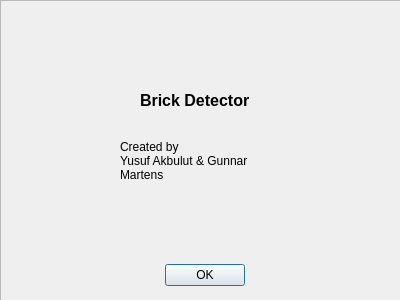
<?xml version="1.0" encoding="UTF-8"?>
<ui version="4.0">
 <class>about_dialog</class>
 <widget class="QDialog" name="about_dialog">
  <property name="geometry">
   <rect>
    <x>0</x>
    <y>0</y>
    <width>400</width>
    <height>300</height>
   </rect>
  </property>
  <property name="minimumSize">
   <size>
    <width>400</width>
    <height>300</height>
   </size>
  </property>
  <property name="maximumSize">
   <size>
    <width>400</width>
    <height>300</height>
   </size>
  </property>
  <property name="windowTitle">
   <string>Dialog</string>
  </property>
  <widget class="QFrame" name="frame">
   <property name="geometry">
    <rect>
     <x>0</x>
     <y>0</y>
     <width>401</width>
     <height>301</height>
    </rect>
   </property>
   <property name="frameShape">
    <enum>QFrame::StyledPanel</enum>
   </property>
   <property name="frameShadow">
    <enum>QFrame::Raised</enum>
   </property>
   <widget class="QLabel" name="label">
    <property name="geometry">
     <rect>
      <x>120</x>
      <y>130</y>
      <width>161</width>
      <height>61</height>
     </rect>
    </property>
    <property name="text">
     <string>Created by                             Yusuf Akbulut &amp; Gunnar Martens</string>
    </property>
    <property name="textFormat">
     <enum>Qt::MarkdownText</enum>
    </property>
    <property name="wordWrap">
     <bool>true</bool>
    </property>
   </widget>
   <widget class="QLabel" name="text_label">
    <property name="geometry">
     <rect>
      <x>140</x>
      <y>80</y>
      <width>121</width>
      <height>41</height>
     </rect>
    </property>
    <property name="font">
     <font>
      <pointsize>12</pointsize>
      <weight>75</weight>
      <bold>true</bold>
     </font>
    </property>
    <property name="text">
     <string>Brick Detector</string>
    </property>
    <property name="scaledContents">
     <bool>false</bool>
    </property>
   </widget>
   <widget class="QLabel" name="hsb_logo_label">
    <property name="geometry">
     <rect>
      <x>130</x>
      <y>0</y>
      <width>150</width>
      <height>80</height>
     </rect>
    </property>
    <property name="text">
     <string/>
    </property>
    <property name="pixmap">
     <pixmap>HSB_Logo_Farbe_sRGB.svg</pixmap>
    </property>
    <property name="scaledContents">
     <bool>true</bool>
    </property>
   </widget>
   <widget class="QDialogButtonBox" name="ok_button">
    <property name="geometry">
     <rect>
      <x>140</x>
      <y>260</y>
      <width>130</width>
      <height>30</height>
     </rect>
    </property>
    <property name="orientation">
     <enum>Qt::Horizontal</enum>
    </property>
    <property name="standardButtons">
     <set>QDialogButtonBox::Ok</set>
    </property>
    <property name="centerButtons">
     <bool>true</bool>
    </property>
   </widget>
  </widget>
 </widget>
 <resources/>
 <connections>
  <connection>
   <sender>ok_button</sender>
   <signal>accepted()</signal>
   <receiver>about_dialog</receiver>
   <slot>accept()</slot>
   <hints>
    <hint type="sourcelabel">
     <x>204</x>
     <y>274</y>
    </hint>
    <hint type="destinationlabel">
     <x>199</x>
     <y>149</y>
    </hint>
   </hints>
  </connection>
  <connection>
   <sender>ok_button</sender>
   <signal>rejected()</signal>
   <receiver>about_dialog</receiver>
   <slot>reject()</slot>
   <hints>
    <hint type="sourcelabel">
     <x>204</x>
     <y>274</y>
    </hint>
    <hint type="destinationlabel">
     <x>199</x>
     <y>149</y>
    </hint>
   </hints>
  </connection>
 </connections>
</ui>
